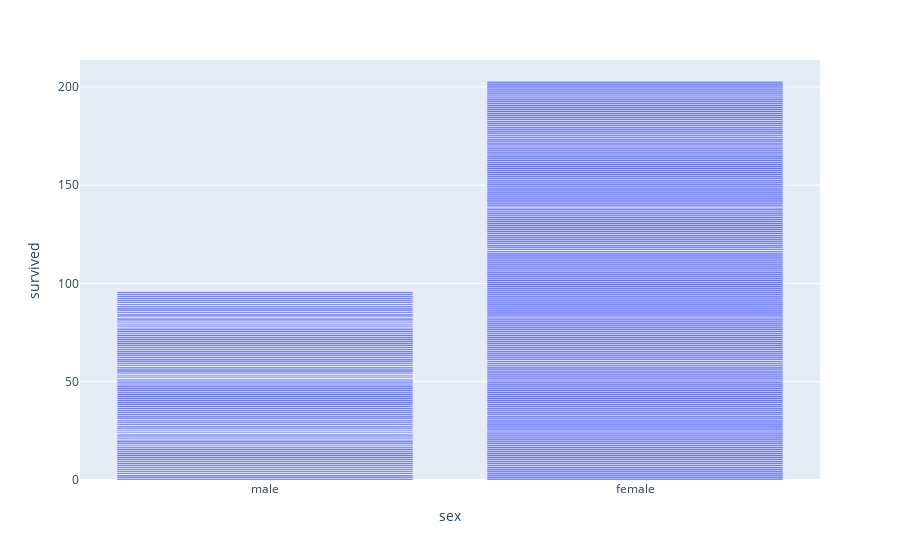

Notebook source saved alongside this figure:
### Markdown cell above
## 8. Plotting sex column as x-axis & survived column as y-axis using plotly

### Code cell
# use columns as axis
# we took sex column as x-axis and survived column as y-axis data
fig = px.bar(df1, x='sex', y='survived') # bar is from plotly library
fig.show()

### Figure 1 — Plotly figure (JSON) as saved in the notebook; plotly's stock layout.template omitted (floating-point values rounded to 4 significant figures; data arrays with more than 128 entries replaced by an {"elided": "..."} marker saying what was removed)
{"data": [{"alignmentgroup": "True", "hovertemplate": "sex=%{x}<br>survived=%{y}<extra></extra>", "legendgroup": "", "marker": {"color": "#636efa", "pattern": {"shape": ""}}, "name": "", "offsetgroup": "", "orientation": "v", "showlegend": false, "textposition": "auto", "type": "bar", "x": {"elided": "768 str values"}, "xaxis": "x", "y": {"elided": "768 int values"}, "yaxis": "y"}], "layout": {"barmode": "relative", "legend": {"tracegroupgap": 0}, "margin": {"t": 60}, "xaxis": {"anchor": "y", "domain": [0, 1], "title": {"text": "sex"}}, "yaxis": {"anchor": "x", "domain": [0, 1], "title": {"text": "survived"}}}}
